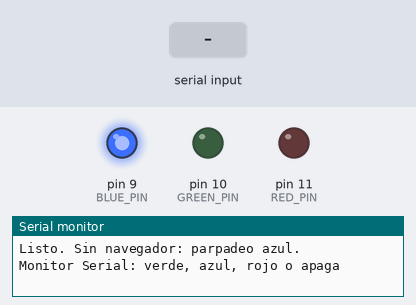
The sketch below on a simulated Arduino Uno, built with avr-gcc and run on an emulated ATmega328P. On the bench: output pins drawn as LEDs (lit = HIGH), the last lines printed to the serial monitor. The inputs (shaded band) are chosen by the test bench.

Above: at 1.2 s.
1.3 s: "verde\n" received over Serial
At 2.3 s:
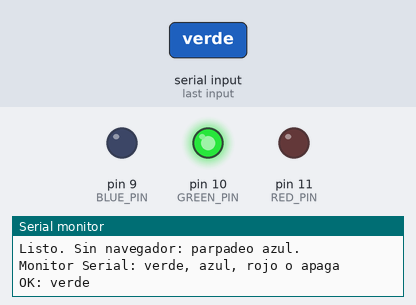
4.3 s: "rojo\n" received over Serial
At 5.8 s:
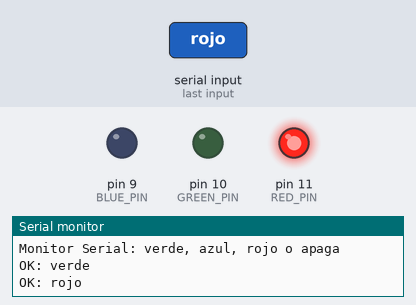
7.3 s: "0\n" received over Serial
At 10.2 s:
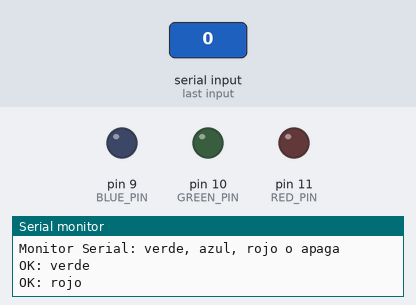
10.3 s: "1\n" received over Serial
Timing chart, 0 to 12.8 s (numbered marks = the images above; inputs shaded):
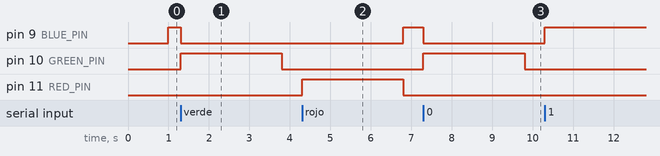

Measured:
- after the input at 1.3 s, pin 10 (GREEN_PIN): LOW → HIGH at once, → LOW 2.5 s later
- after the input at 4.3 s, pin 11 (RED_PIN): LOW → HIGH at once, → LOW 2.5 s later
- after the input at 7.3 s, pin 10 (GREEN_PIN): LOW → HIGH at once, → LOW 2.5 s later

The sketch:

Meet_light.ino
```cpp
const int RED_PIN = 11;
const int GREEN_PIN = 10;
const int BLUE_PIN = 9;
const long BAUD_RATE = 9600;

const int BRIGHTNESS_GREEN = 255;
const int BRIGHTNESS_RED = 255;
const int BRIGHTNESS_BLUE = 255;

const unsigned long DISCONNECT_MS = 2500;
const unsigned long BLINK_MS = 1000;

String inputBuffer = "";
unsigned long lastSerialMs = 0;
unsigned long lastBlinkMs = 0;
bool blinkOn = false;
bool hadSerialEver = false;
char currentState = '0';
char lastRenderedState = '\0';
bool lastWasConnected = false;

void setApagado() {
  analogWrite(RED_PIN, 0);
  analogWrite(GREEN_PIN, 0);
  analogWrite(BLUE_PIN, 0);
}

void setVerde() {
  analogWrite(RED_PIN, 0);
  analogWrite(GREEN_PIN, BRIGHTNESS_GREEN);
  analogWrite(BLUE_PIN, 0);
}

void setAzul() {
  analogWrite(RED_PIN, 0);
  analogWrite(GREEN_PIN, 0);
  analogWrite(BLUE_PIN, BRIGHTNESS_BLUE);
}

void setRojo() {
  analogWrite(RED_PIN, BRIGHTNESS_RED);
  analogWrite(GREEN_PIN, 0);
  analogWrite(BLUE_PIN, 0);
}

void applyState(char command) {
  if (command == '0') {
    setVerde();
  } else if (command == '1') {
    setAzul();
  } else if (command == '2') {
    setRojo();
  } else if (command == '3') {
    setApagado();
  }
}

void printOk(const __FlashStringHelper *label) {
  Serial.print(F("OK: "));
  Serial.println(label);
}

void markSerialActivity() {
  lastSerialMs = millis();
  hadSerialEver = true;
}

void setStateFromByte(char command, bool feedback) {
  if (command != '0' && command != '1' && command != '2' && command != '3') {
    return;
  }

  currentState = command;
  markSerialActivity();
  lastRenderedState = '\0';

  if (feedback) {
    if (command == '0') printOk(F("verde"));
    else if (command == '1') printOk(F("azul"));
    else if (command == '2') printOk(F("rojo"));
    else if (command == '3') printOk(F("apagado"));
  }
}

void applyTextCommand(const String &command) {
  if (command == "verde") {
    setStateFromByte('0', true);
  } else if (command == "azul" || command == "amarillo") {
    setStateFromByte('1', true);
  } else if (command == "rojo") {
    setStateFromByte('2', true);
  } else if (command == "apaga") {
    setStateFromByte('3', true);
  } else if (command.length() > 0) {
    Serial.print(F("Comando desconocido: "));
    Serial.println(command);
  }
}

bool isBrowserConnected() {
  if (!hadSerialEver) {
    return false;
  }
  return (millis() - lastSerialMs) < DISCONNECT_MS;
}

void renderConnectedState() {
  if (lastWasConnected && lastRenderedState == currentState) {
    return;
  }

  applyState(currentState);
  lastRenderedState = currentState;
  lastWasConnected = true;
}

void renderDisconnectedBlink() {
  lastWasConnected = false;
  lastRenderedState = '\0';

  unsigned long now = millis();
  if (now - lastBlinkMs < BLINK_MS) {
    return;
  }

  lastBlinkMs = now;
  blinkOn = !blinkOn;

  if (blinkOn) {
    setAzul();
  } else {
    setApagado();
  }
}

void processSerialChar(char incoming) {
  if (incoming == '\n' || incoming == '\r') {
    if (inputBuffer.length() > 0) {
      inputBuffer.toLowerCase();
      applyTextCommand(inputBuffer);
      inputBuffer = "";
    }
    return;
  }

  if (incoming == '0' || incoming == '1' || incoming == '2' || incoming == '3') {
    setStateFromByte(incoming, false);
    inputBuffer = "";
    return;
  }

  if (incoming >= 'A' && incoming <= 'Z') {
    incoming += 32;
  }

  if ((incoming >= 'a' && incoming <= 'z') || incoming == ' ') {
    inputBuffer += incoming;
  }
}

void setup() {
  pinMode(RED_PIN, OUTPUT);
  pinMode(GREEN_PIN, OUTPUT);
  pinMode(BLUE_PIN, OUTPUT);
  Serial.begin(BAUD_RATE);
  Serial.setTimeout(100);
  setApagado();
  Serial.println(F("Listo. Sin navegador: parpadeo azul."));
  Serial.println(F("Monitor Serial: verde, azul, rojo o apaga"));
}

void loop() {
  while (Serial.available() > 0) {
    processSerialChar(Serial.read());
  }

  if (isBrowserConnected()) {
    renderConnectedState();
  } else {
    renderDisconnectedBlink();
  }
}
```
